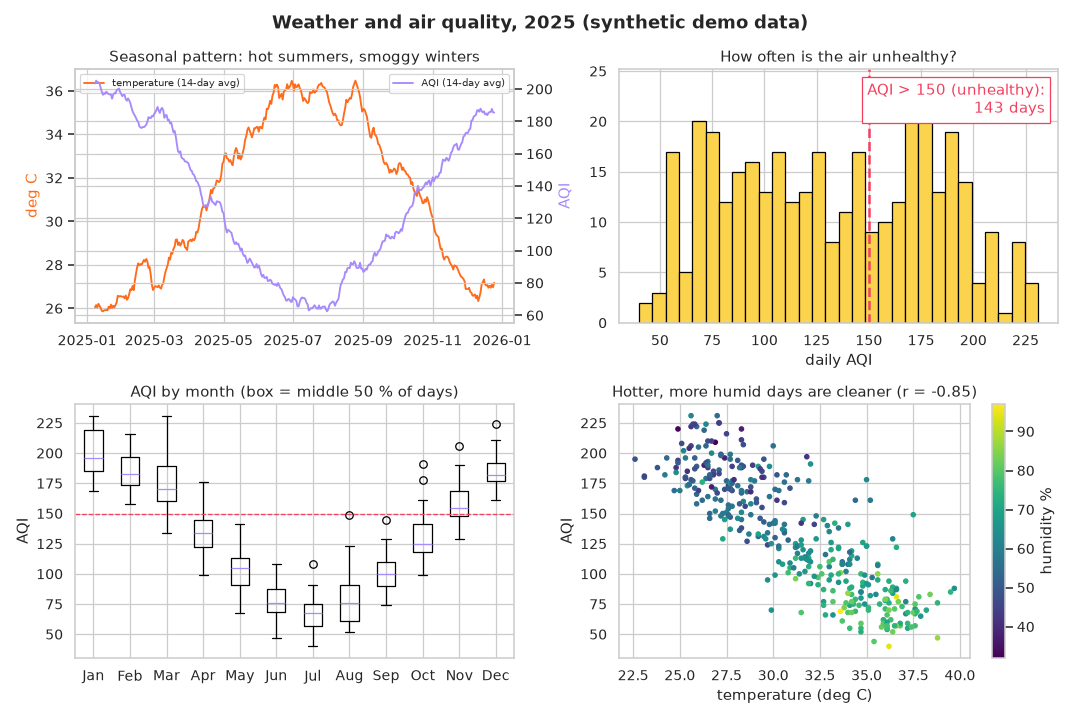

Python code for this plot:
"""
Session 12 · Real-life problem: a one-page weather and air-quality dashboard
--------------------------------------------------------------------------
PROBLEM
A city environment office has one year of daily readings (temperature,
humidity, AQI = air-quality index) and wants ONE image for its monthly
meeting that answers:
  1. How do temperature and AQI change through the year?      (line chart)
  2. How often is the air "unhealthy" (AQI > 150)?             (histogram + threshold)
  3. Which months are worst for air quality?                   (box plot per month)
  4. Are hot, dry days cleaner or dirtier?                      (scatter + correlation)
The numbers are SYNTHETIC (generated with a seed) but shaped like a coastal
South Asian city: hot humid summers, cooler dry winters with worse smog.
Run:  python session-12_problem_weather_dashboard.py
"""
import matplotlib
matplotlib.use("Agg")
import matplotlib.pyplot as plt
import numpy as np
import pandas as pd

rng = np.random.default_rng(2026)
days = pd.date_range("2025-01-01", "2025-12-31", freq="D")
t = np.arange(len(days))
season = np.cos(2 * np.pi * (t - 15) / 365)                      # +1 in mid-January, -1 in mid-July
df = pd.DataFrame({
    "date": days,
    "temp": (31 - 5 * season + rng.normal(0, 1.6, len(days))).round(1),
    "humidity": np.clip(62 - 14 * season + rng.normal(0, 7, len(days)), 15, 100).round(0),
})
df["aqi"] = np.clip(110 + 55 * season - 0.6 * (df["humidity"] - 60) + rng.gamma(2, 12, len(days)), 20, 400).round(0)
df["month"] = df["date"].dt.strftime("%b")
order = list(pd.date_range("2025-01-01", periods=12, freq="MS").strftime("%b"))

monthly = df.groupby("month", sort=False)[["temp", "aqi", "humidity"]].mean().reindex(order).round(1)
unhealthy = (df["aqi"] > 150).sum()
r_temp, r_hum = df["aqi"].corr(df["temp"]), df["aqi"].corr(df["humidity"])
print("Monthly means:\n", monthly.T.to_string())
print(f"\nUnhealthy days (AQI > 150): {unhealthy} of {len(df)} ({unhealthy / len(df):.0%})")
print("Worst month by median AQI:", df.groupby("month")["aqi"].median().idxmax(),
      "| best:", df.groupby("month")["aqi"].median().idxmin())
print(f"Correlation AQI-temperature r = {r_temp:.2f}, AQI-humidity r = {r_hum:.2f}")

fig, axes = plt.subplots(2, 2, figsize=(12, 8))
fig.suptitle("Weather and air quality, 2025 (synthetic demo data)", fontsize=14, fontweight="bold")

ax = axes[0, 0]                                                    # 1. dual-axis line chart
roll = df.set_index("date")[["temp", "aqi"]].rolling(14, center=True).mean()
ax.plot(roll.index, roll["temp"], color="#FF6B1A", label="temperature (14-day avg)")
ax.set_ylabel("deg C", color="#FF6B1A")
ax2 = ax.twinx()
ax2.plot(roll.index, roll["aqi"], color="#A78BFA", label="AQI (14-day avg)")
ax2.set_ylabel("AQI", color="#A78BFA")
ax.set_title("Seasonal pattern: hot summers, smoggy winters")
ax.legend(loc="upper left", fontsize=8); ax2.legend(loc="upper right", fontsize=8)

ax = axes[0, 1]                                                    # 2. histogram with threshold
ax.hist(df["aqi"], bins=30, color="#FCD34D", edgecolor="black")
ax.axvline(150, color="#F43F5E", linestyle="--", linewidth=2)
ax.text(0.97, 0.95, f"AQI > 150 (unhealthy):\n{unhealthy} days", color="#F43F5E", ha="right", va="top",
        transform=ax.transAxes, bbox={"facecolor": "white", "edgecolor": "#F43F5E"})
ax.set_title("How often is the air unhealthy?"); ax.set_xlabel("daily AQI")

ax = axes[1, 0]                                                    # 3. box plot per month
ax.boxplot([df.loc[df["month"] == m, "aqi"] for m in order], tick_labels=order)
ax.axhline(150, color="#F43F5E", linestyle="--", linewidth=1)
ax.set_title("AQI by month (box = middle 50 % of days)"); ax.set_ylabel("AQI")

ax = axes[1, 1]                                                    # 4. scatter coloured by humidity
sc = ax.scatter(df["temp"], df["aqi"], c=df["humidity"], cmap="viridis", s=12)
fig.colorbar(sc, ax=ax, label="humidity %")
ax.set_title(f"Hotter, more humid days are cleaner (r = {r_temp:.2f})")
ax.set_xlabel("temperature (deg C)"); ax.set_ylabel("AQI")

fig.tight_layout()
fig.savefig("session-12_problem_weather_dashboard.png", dpi=90)
print("Saved session-12_problem_weather_dashboard.png")
